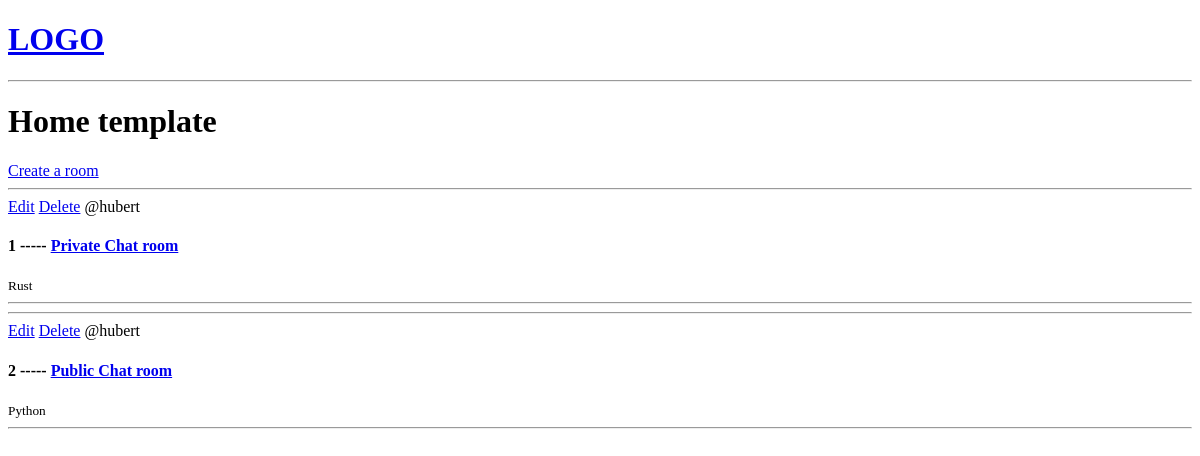
/, run on an earlier commit of the app's database.
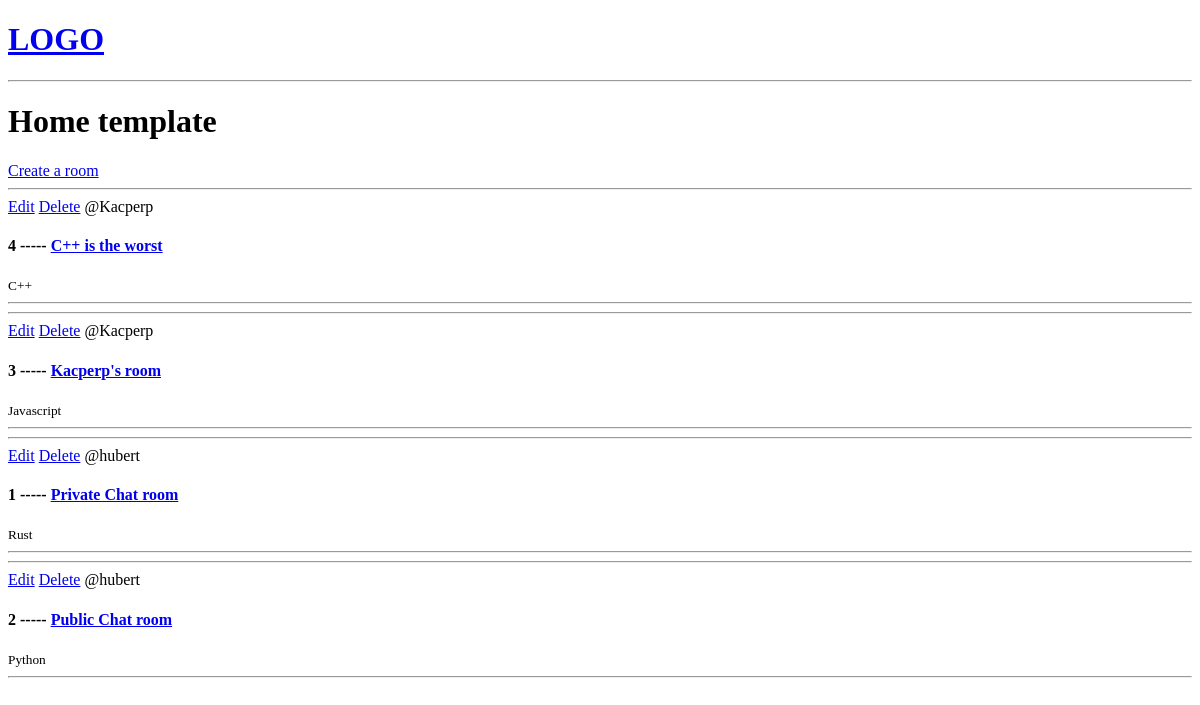
And on a later commit of the database.
### base/models.py (models this page shows, shortened)
class Room(models.Model):
    host = models.ForeignKey(User, on_delete=models.SET_NULL, null = True)
    topic = models.ForeignKey(Topic, on_delete=models.SET_NULL, null = True)
    name = models.CharField(max_length=100)
    description = models.TextField(null=True, blank=True)
    updated = models.DateTimeField(auto_now=True)
    created = models.DateTimeField(auto_now_add=True)
    class Meta:
        ordering = ['-updated', '-created']

class Topic(models.Model):
    name = models.CharField(max_length=200)

### base/views.py (the view)
# urls.py: path('', views.home, name='home'),
def home(request):
    rooms = Room.objects.all()
    context = {'rooms': rooms}
    return render(request, 'base/home.html', context)

### base/templates/base/home.html
{% extends 'main.html' %}
{% block content %}
<h1>Home template</h1>
<div>
    <a href="{% url 'create-room'%}">Create a room</a>
    {% for room in rooms%}
    <div>
        <hr>
        <span>
            <a href ="{% url 'update-room' room.id%}">Edit</a>
            <a href ="{% url 'delete-room' room.id%}">Delete</a>
        </span>
        <span>@{{room.host.username}}</span>
        <h4>{{room.id}} ----- <a href="{% url 'room' room.id %}">{{room.name}}</a></h4>
        <small>{{room.topic.name}}</small>
        <hr>
    </div>
    {% endfor %}
</div>
{% endblock %}

What changed in the data, as far as the page shows it:
added Room: host.username "Kacperp", id "4", name "C++ is the worst", topic.name "C++"
added Room: host.username "Kacperp", id "3", name "Kacperp's room", topic.name "Javascript"
